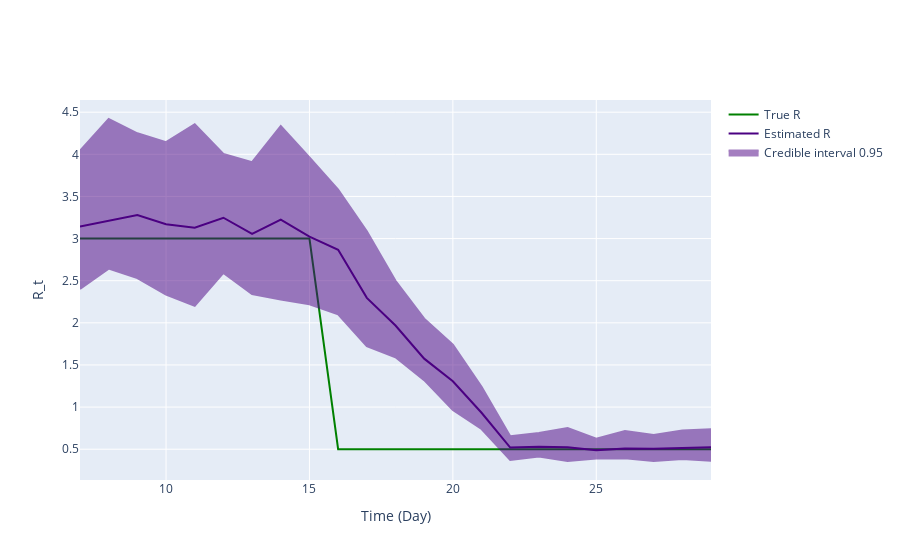

The notebook cell saved with this chart:
### Markdown cell above
## Inference plot using class method results

### Code cell
fig = ReproductionNumberPlot()

fig.add_ground_truth_rt(ground_truth)
fig.add_interval_rt(new_intervals)

fig.update_labels(time_label='Time (Day)', r_label='R_t')

fig.show_figure()

### Figure 1 — Plotly figure (JSON) as saved in the notebook; plotly's stock layout.template omitted (floating-point values rounded to 4 significant figures)
{"data": [{"line": {"color": "green"}, "mode": "lines", "name": "True R", "type": "scatter", "x": [7, 8, 9, 10, 11, 12, 13, 14, 15, 16, 17, 18, 19, 20, 21, 22, 23, 24, 25, 26, 27, 28, 29], "y": [3, 3, 3, 3, 3, 3, 3, 3, 3, 0.5, 0.5, 0.5, 0.5, 0.5, 0.5, 0.5, 0.5, 0.5, 0.5, 0.5, 0.5, 0.5, 0.5]}, {"line": {"color": "indigo"}, "mode": "lines", "name": "Estimated R", "type": "scatter", "x": [7, 8, 9, 10, 11, 12, 13, 14, 15, 16, 17, 18, 19, 20, 21, 22, 23, 24, 25, 26, 27, 28, 29], "y": [3.142, 3.214, 3.278, 3.171, 3.13, 3.247, 3.056, 3.226, 3.024, 2.867, 2.296, 1.968, 1.575, 1.307, 0.933, 0.5198, 0.5303, 0.523, 0.4866, 0.5072, 0.5054, 0.5137, 0.5227]}, {"fill": "toself", "fillcolor": "indigo", "line": {"color": "indigo"}, "mode": "lines", "name": "Credible interval 0.95", "opacity": 0.5, "type": "scatter", "x": [7, 8, 9, 10, 11, 12, 13, 14, 15, 16, 17, 18, 19, 20, 21, 22, 23, 24, 25, 26, 27, 28, 29, 29, 28, 27, 26, 25, 24, 23, 22, 21, 20, 19, 18, 17, 16, 15, 14, 13, 12, 11, 10, 9, 8, 7], "y": [4.041, 4.419, 4.25, 4.144, 4.356, 4.005, 3.908, 4.336, 3.964, 3.582, 3.086, 2.499, 2.05, 1.741, 1.24, 0.6532, 0.6921, 0.7528, 0.6256, 0.7149, 0.6677, 0.7222, 0.7373, 0.3631, 0.3848, 0.3602, 0.3942, 0.3905, 0.3602, 0.412, 0.3712, 0.7395, 0.9667, 1.319, 1.592, 1.725, 2.102, 2.219, 2.276, 2.341, 2.592, 2.203, 2.335, 2.531, 2.644, 2.402]}], "layout": {"hovermode": "x unified", "xaxis": {"title": {"text": "Time (Day)"}}, "yaxis": {"title": {"text": "R_t"}}}}
